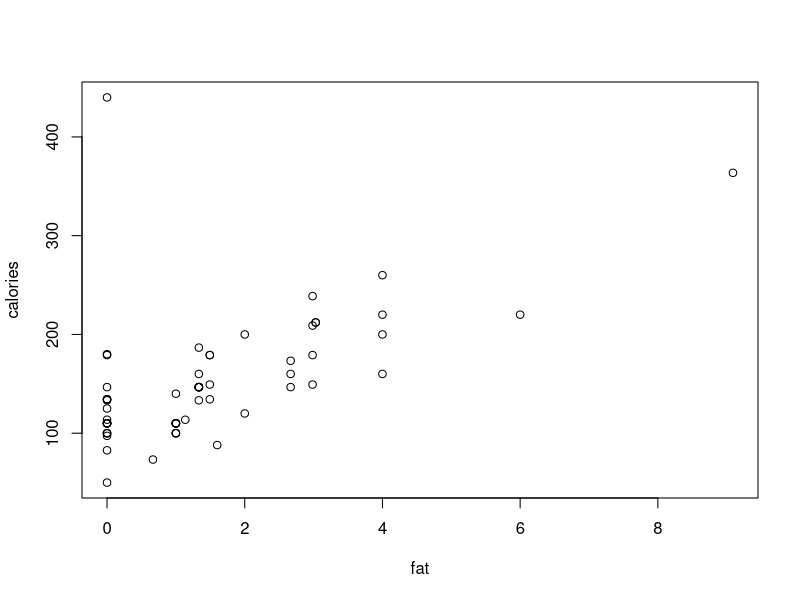
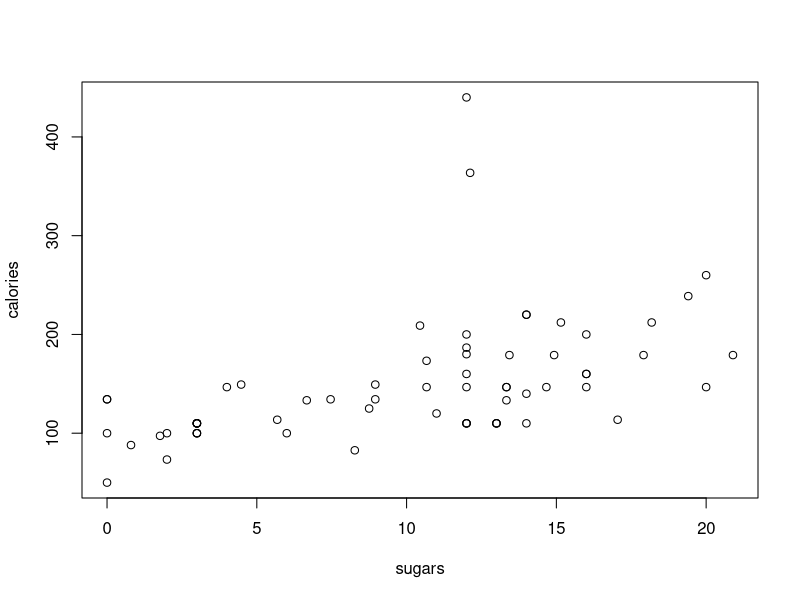
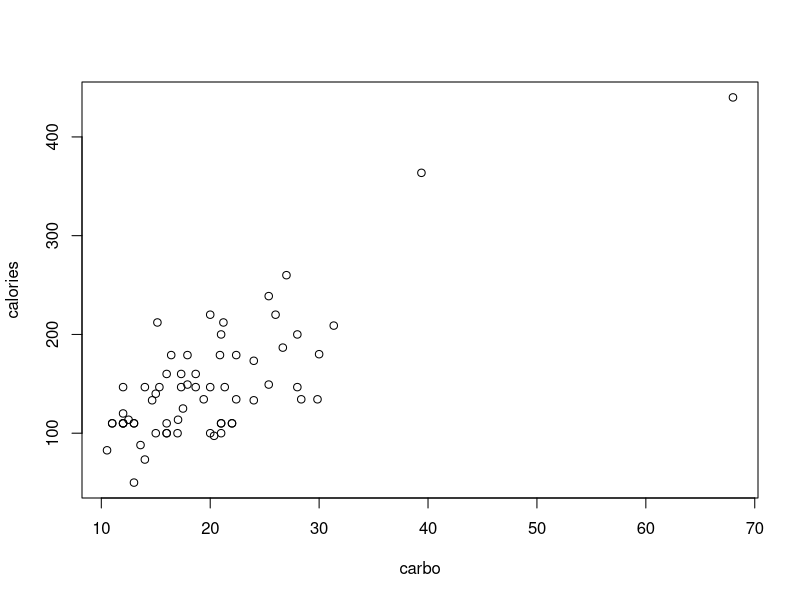
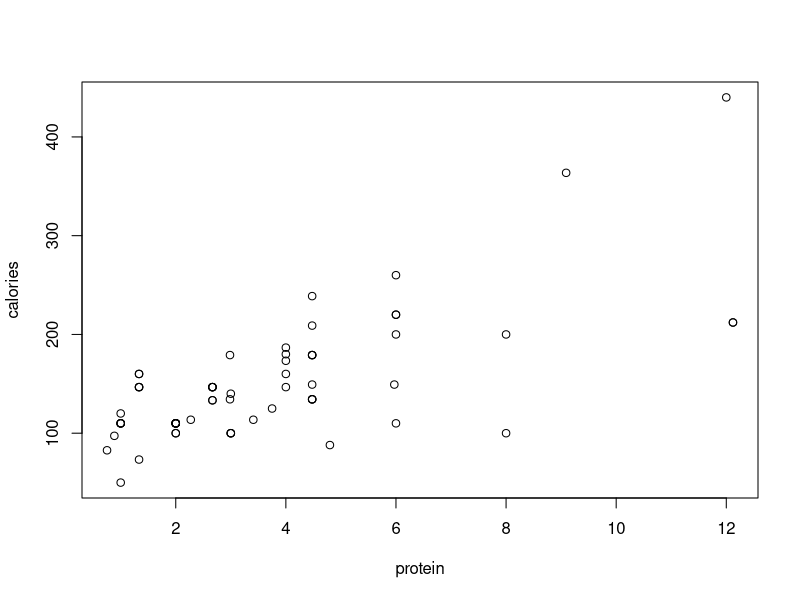
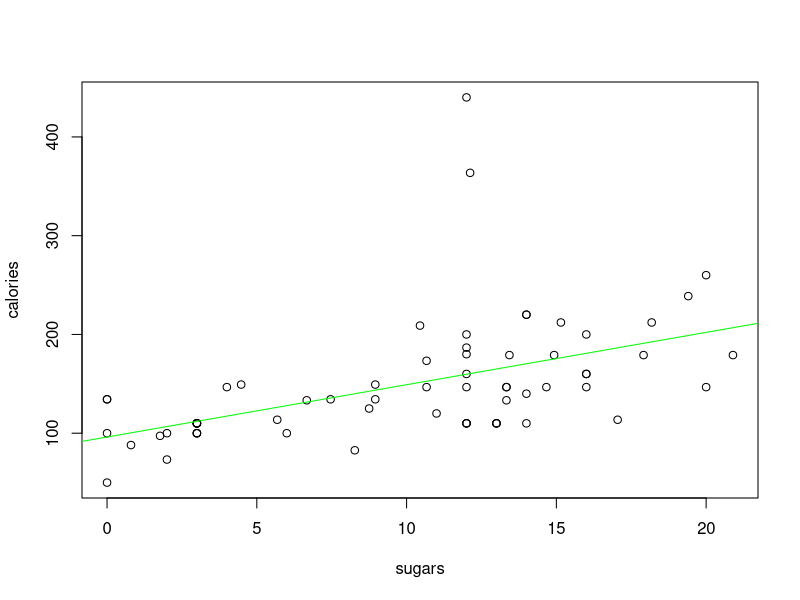
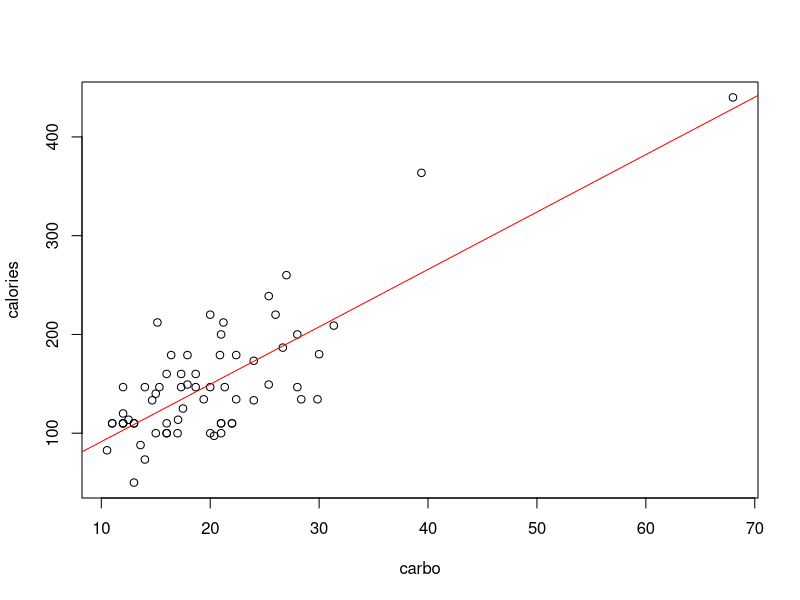
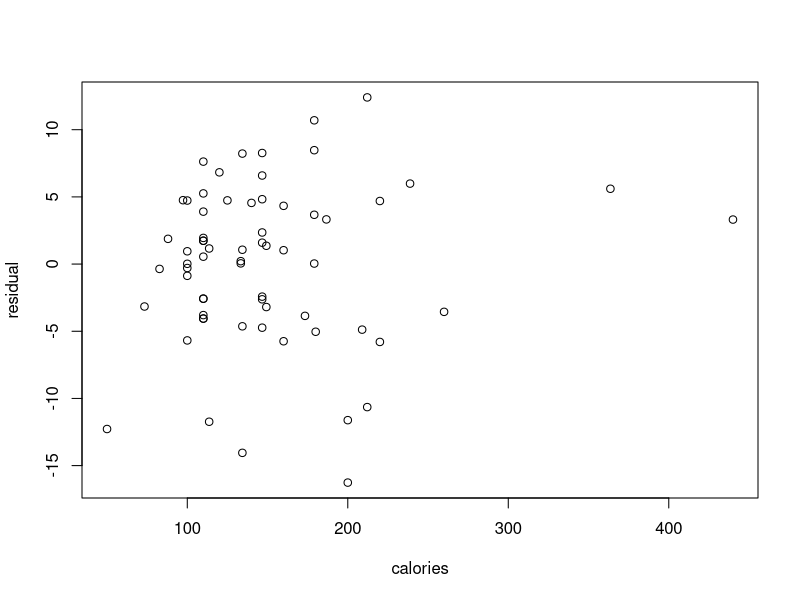
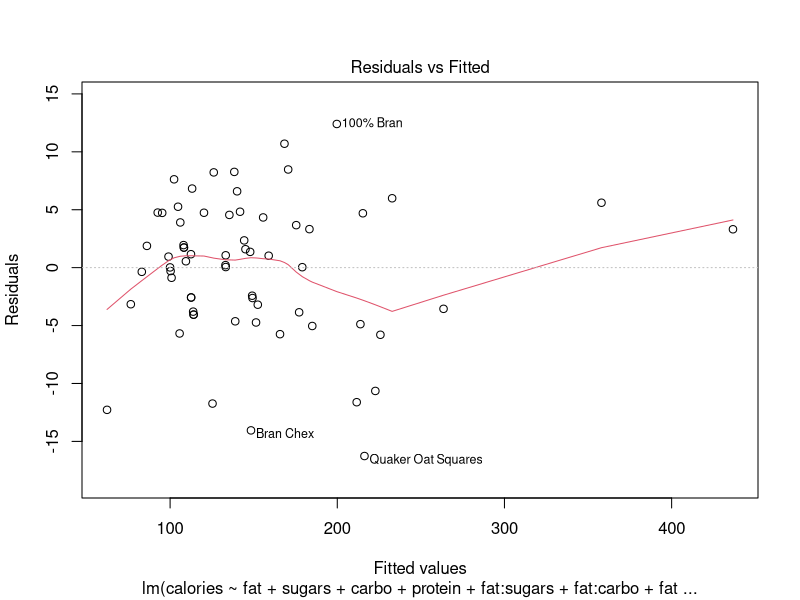

The R source for these figures, in order:
## ---- chunk 1

rm(list=ls(all=TRUE))
   
library(MASS)
data(UScereal)
UScereal
## ---- chunk 2
plot(calories ~ fat, UScereal)
plot(calories ~ sugars, UScereal)
plot(calories ~ carbo, UScereal)
plot(calories ~ protein, UScereal)
## ---- chunk 3
cereal <- lm(calories ~ fat + sugars + carbo + protein + fat:sugars + fat:carbo + fat: protein + sugars:carbo + sugars:protein + carbo:protein, data = UScereal)

summary(cereal)

## ---- chunk 4
sugar.lm <- lm(calories ~ sugars, data = UScereal)
plot(calories ~ sugars, data = UScereal)
abline(sugar.lm, col = "green")

carbo.lm <- lm(calories ~ carbo, data = UScereal)
plot(calories ~ carbo, data = UScereal)
abline(carbo.lm, col = "red")

## ---- chunk 5
residual <- resid(cereal)
plot(residual ~ calories, data = UScereal)
## ---- chunk 6
plot(cereal)
